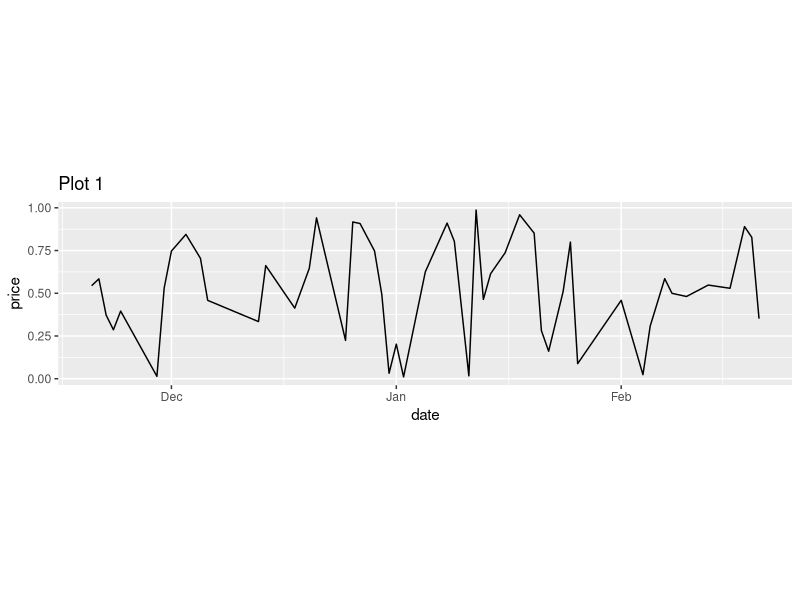
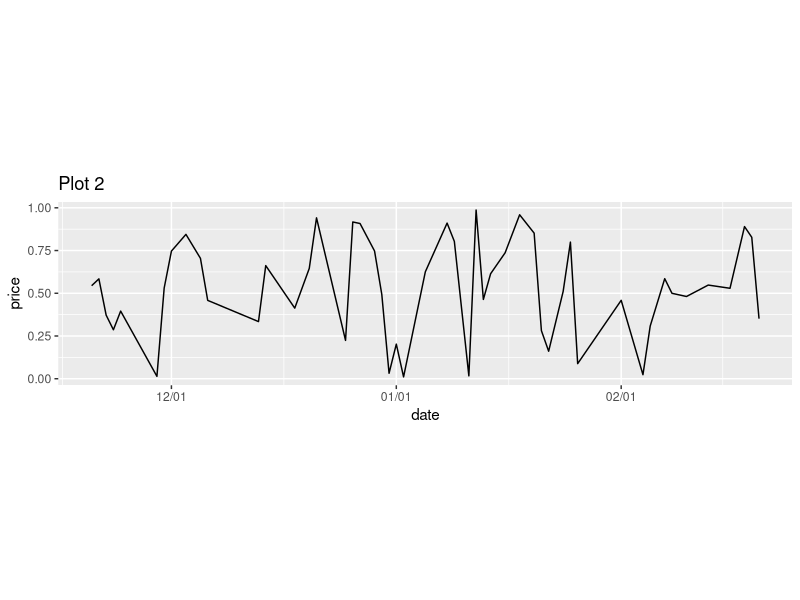
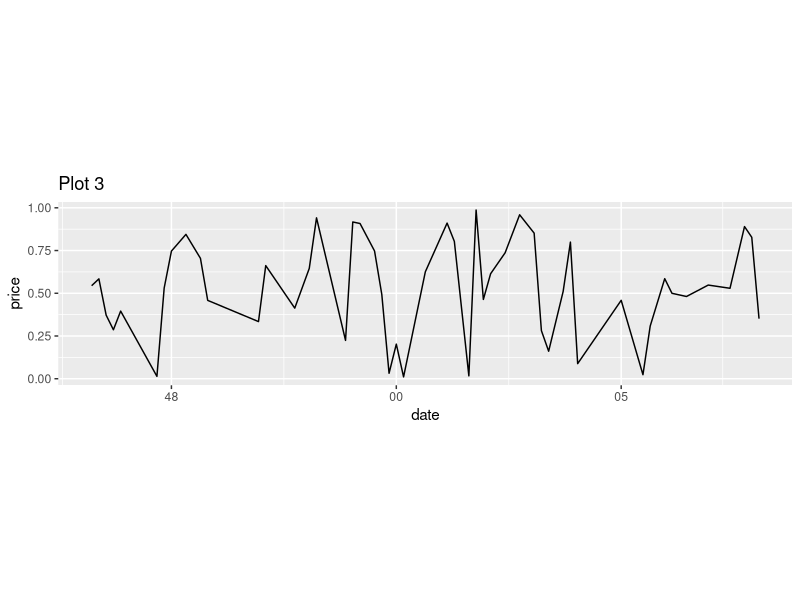
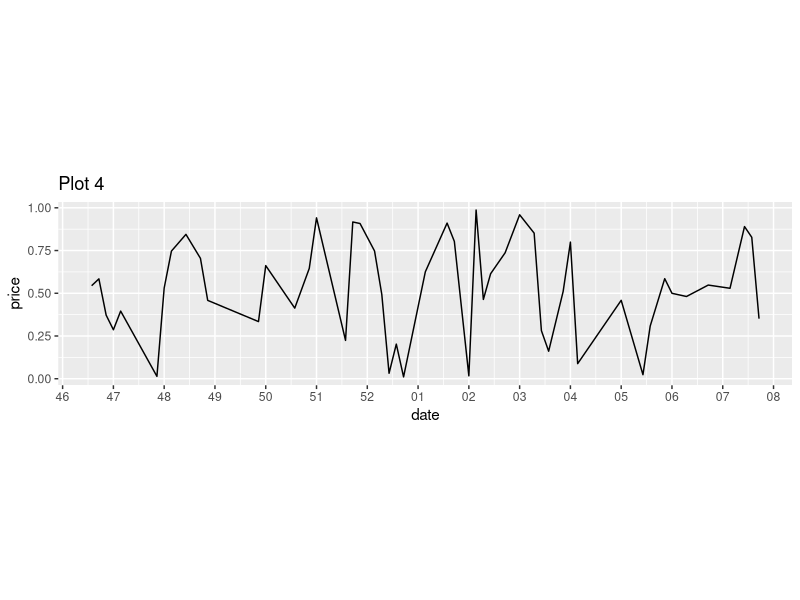
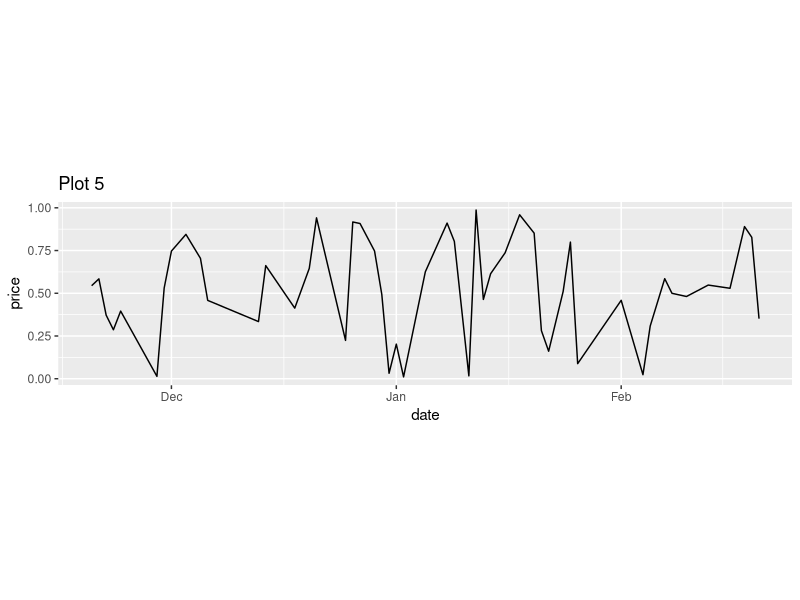
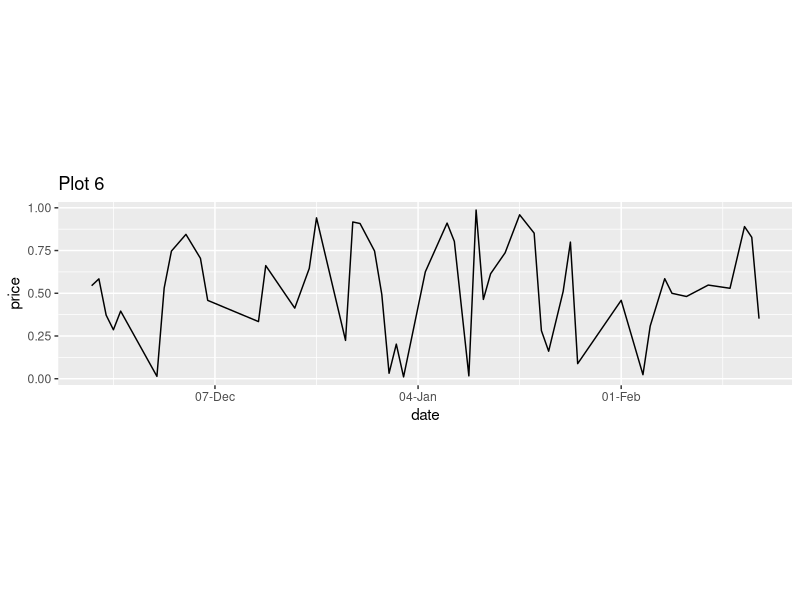
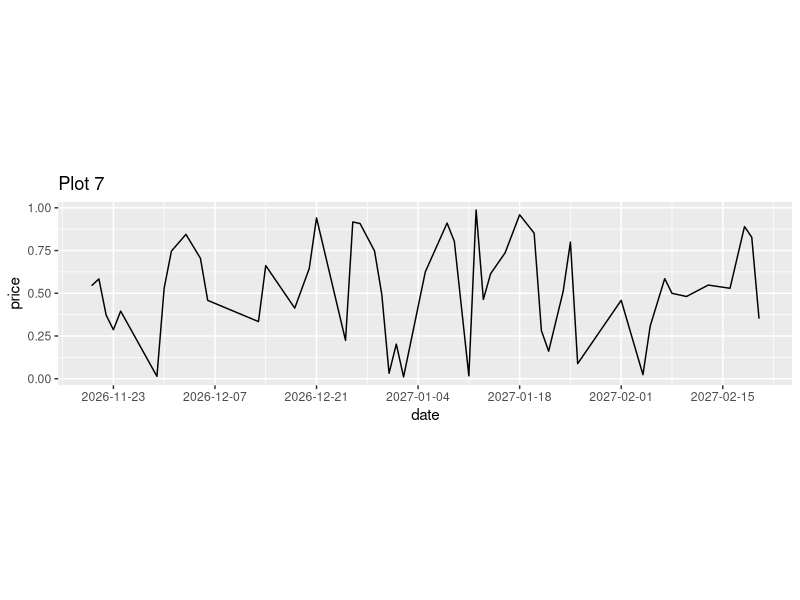
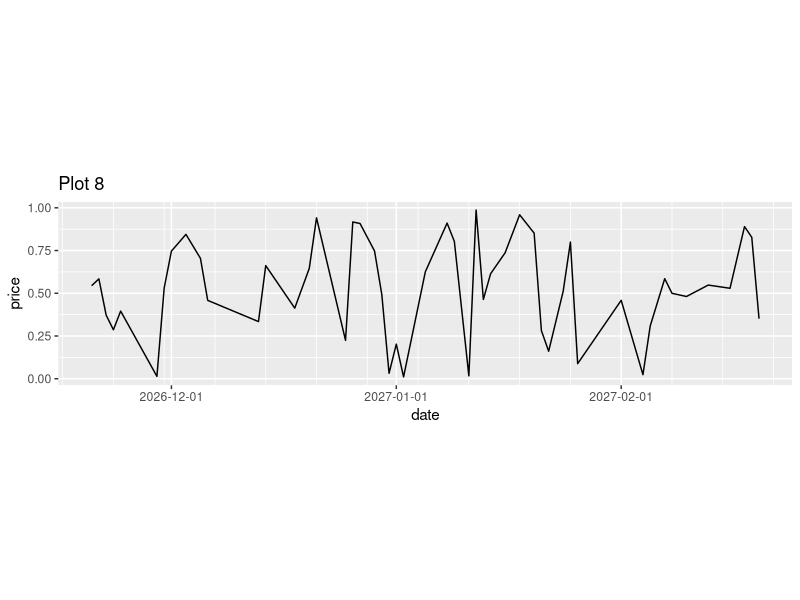

Write R code to recreate these figures, in order.

library(dplyr)
library(ggplot2)

# We'll start by creating some nonsense data with dates
df <- data.frame(
  date = seq(Sys.Date(), len=100, by="1 day")[sample(100, 50)],
  price = runif(50)
)
df <- df[order(df$date), ]
dt <- qplot(date, price, data=df, geom="line") + theme(aspect.ratio = 1/4)

# We can control the format of the labels, and the frequency of
# the major and minor tickmarks.  See ?format.Date and ?seq.Date
# for more details.
library(scales) # to access breaks/formatting functions
dt + scale_x_date() + ggtitle("Plot 1")
dt + scale_x_date(labels = date_format("%m/%d")) + ggtitle("Plot 2")
dt + scale_x_date(labels = date_format("%W")) + ggtitle("Plot 3")
dt + scale_x_date(labels = date_format("%W"), breaks = date_breaks("week"))+ ggtitle("Plot 4")

dt + scale_x_date(breaks = date_breaks("months"),
                  labels = date_format("%b"))+ ggtitle("Plot 5")
dt + scale_x_date(breaks = date_breaks("4 weeks"),
                  labels = date_format("%d-%b"))+ ggtitle("Plot 6")

# We can use character string for breaks.
# See \\code{\\link{by}} argument in \\code{\\link{seq.Date}}.
dt + scale_x_date(breaks = "2 weeks") + ggtitle("Plot 7")
dt + scale_x_date(breaks = "1 month", minor_breaks = "1 week")+ ggtitle("Plot 8")

# The date scale will attempt to pick sensible defaults for
# major and minor tick marks
qplot(date, price, data=df[1:10,], geom="line")+ ggtitle("Plot 9")
qplot(date, price, data=df[1:4,], geom="line")+ ggtitle("Plot 10")

df <- data.frame(
  date = seq(Sys.Date(), len=1000, by="1 day"),
  price = runif(500)
)
qplot(date, price, data=df, geom="line")